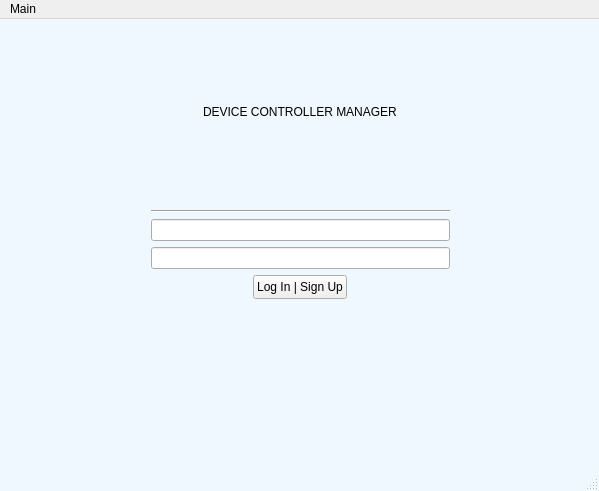
<?xml version="1.0" encoding="UTF-8"?>
<ui version="4.0">
 <class>MainWindow</class>
 <widget class="QMainWindow" name="MainWindow">
  <property name="geometry">
   <rect>
    <x>0</x>
    <y>0</y>
    <width>599</width>
    <height>491</height>
   </rect>
  </property>
  <property name="windowTitle">
   <string>MainWindow</string>
  </property>
  <property name="toolTipDuration">
   <number>2</number>
  </property>
  <property name="styleSheet">
   <string notr="true">QMainWindow#MainWindow{background-color:rgb(239, 247, 255)}</string>
  </property>
  <widget class="QWidget" name="centralwidget">
   <property name="minimumSize">
    <size>
     <width>599</width>
     <height>448</height>
    </size>
   </property>
   <widget class="QWidget" name="gridWidget" native="true">
    <property name="geometry">
     <rect>
      <x>0</x>
      <y>0</y>
      <width>601</width>
      <height>471</height>
     </rect>
    </property>
    <property name="minimumSize">
     <size>
      <width>601</width>
      <height>251</height>
     </size>
    </property>
    <layout class="QGridLayout" name="gridLayout">
     <item row="4" column="1">
      <widget class="QLineEdit" name="passwordField">
       <property name="minimumSize">
        <size>
         <width>299</width>
         <height>21</height>
        </size>
       </property>
       <property name="whatsThis">
        <string>password</string>
       </property>
       <property name="text">
        <string/>
       </property>
      </widget>
     </item>
     <item row="3" column="2">
      <spacer name="rightSpacer">
       <property name="minimumSize">
        <size>
         <width>0</width>
         <height>21</height>
        </size>
       </property>
       <property name="orientation">
        <enum>Qt::Horizontal</enum>
       </property>
       <property name="sizeHint" stdset="0">
        <size>
         <width>40</width>
         <height>20</height>
        </size>
       </property>
      </spacer>
     </item>
     <item row="6" column="1">
      <widget class="QLabel" name="errorLabel">
       <property name="minimumSize">
        <size>
         <width>299</width>
         <height>75</height>
        </size>
       </property>
       <property name="text">
        <string/>
       </property>
      </widget>
     </item>
     <item row="5" column="1" alignment="Qt::AlignHCenter">
      <widget class="QPushButton" name="loginButton">
       <property name="minimumSize">
        <size>
         <width>93</width>
         <height>24</height>
        </size>
       </property>
       <property name="text">
        <string>Log In | Sign Up</string>
       </property>
      </widget>
     </item>
     <item row="2" column="1">
      <widget class="Line" name="dividerLine">
       <property name="minimumSize">
        <size>
         <width>299</width>
         <height>3</height>
        </size>
       </property>
       <property name="orientation">
        <enum>Qt::Horizontal</enum>
       </property>
      </widget>
     </item>
     <item row="3" column="1">
      <widget class="QLineEdit" name="usernameField">
       <property name="minimumSize">
        <size>
         <width>299</width>
         <height>21</height>
        </size>
       </property>
       <property name="toolTip">
        <string>&lt;html&gt;&lt;head/&gt;&lt;body&gt;&lt;p align=&quot;center&quot;&gt;username&lt;/p&gt;&lt;/body&gt;&lt;/html&gt;</string>
       </property>
       <property name="whatsThis">
        <string>username</string>
       </property>
       <property name="text">
        <string/>
       </property>
      </widget>
     </item>
     <item row="3" column="0">
      <spacer name="leftSpacer">
       <property name="minimumSize">
        <size>
         <width>0</width>
         <height>21</height>
        </size>
       </property>
       <property name="orientation">
        <enum>Qt::Horizontal</enum>
       </property>
       <property name="sizeHint" stdset="0">
        <size>
         <width>40</width>
         <height>20</height>
        </size>
       </property>
      </spacer>
     </item>
     <item row="1" column="1" alignment="Qt::AlignHCenter">
      <widget class="QLabel" name="mainHeader">
       <property name="minimumSize">
        <size>
         <width>174</width>
         <height>75</height>
        </size>
       </property>
       <property name="text">
        <string>DEVICE CONTROLLER MANAGER</string>
       </property>
      </widget>
     </item>
    </layout>
   </widget>
  </widget>
  <widget class="QMenuBar" name="menubar">
   <property name="geometry">
    <rect>
     <x>0</x>
     <y>0</y>
     <width>599</width>
     <height>22</height>
    </rect>
   </property>
   <widget class="QMenu" name="menuHello">
    <property name="title">
     <string>Main</string>
    </property>
   </widget>
   <addaction name="menuHello"/>
  </widget>
  <widget class="QStatusBar" name="statusbar"/>
 </widget>
 <resources/>
 <connections/>
</ui>
